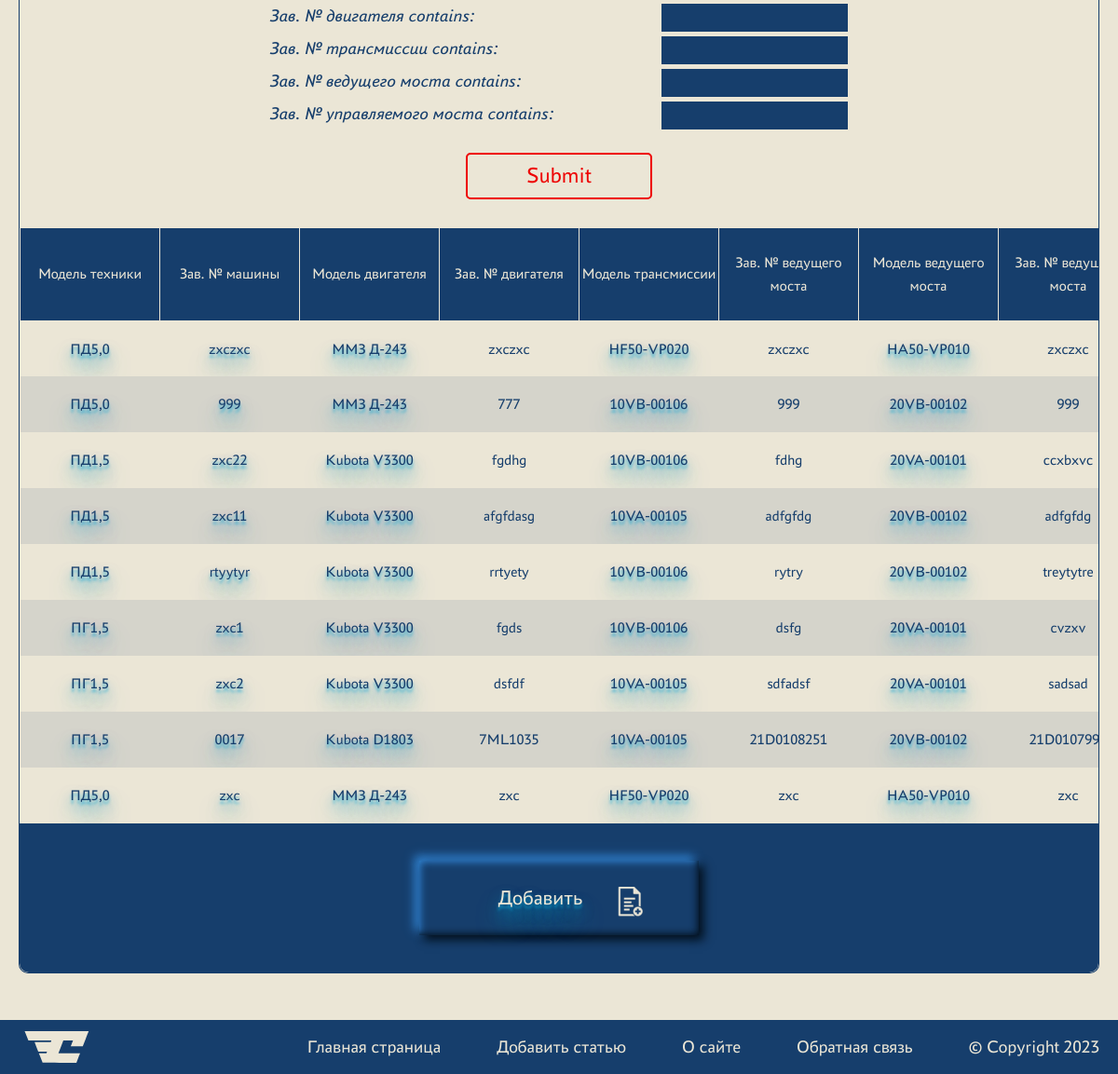
Before: /full_db_list/ (signed in, lower part) with the older database file.
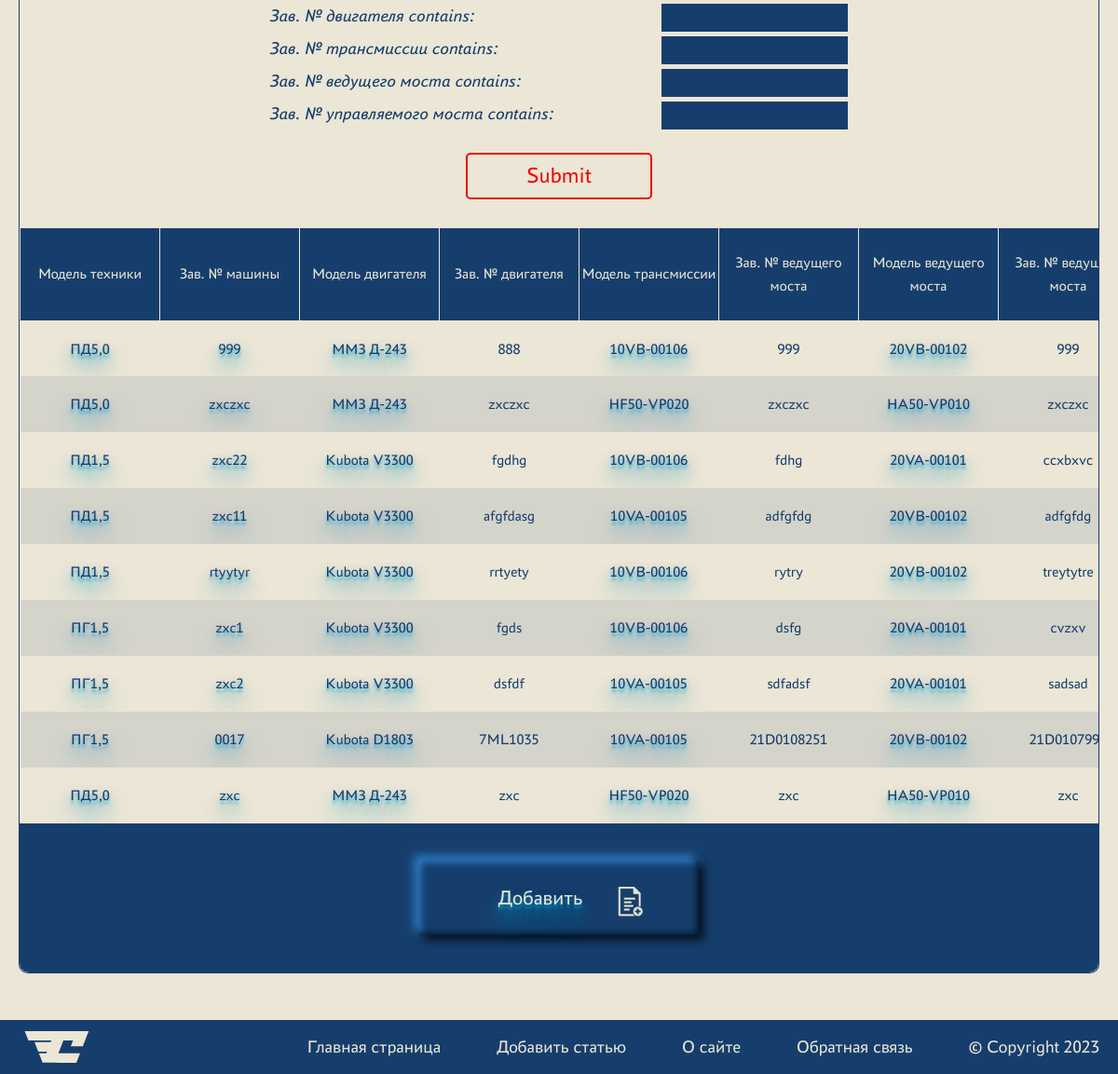
After: the same page with the newer database file.
### crm_app/models.py (models this page shows, shortened)
class Machine(models.Model):
    serialNumber = models.CharField(
        max_length=255, unique=True, verbose_name='Зав. № машины')
    modelMachine = models.ForeignKey(
        'ModelMachine', on_delete=models.CASCADE, related_name='modelMachines', verbose_name='Модель техники')
    serialNumberEngine = models.CharField(
        max_length=255, unique=True, verbose_name='Зав. № двигателя')
    modelEngine = models.ForeignKey(
        'ModelEngine', on_delete=models.CASCADE, related_name='modelEngines', verbose_name='Модель двигателя')
    serialTransmission = models.CharField(
        max_length=255, unique=True, verbose_name='Зав. № трансмиссии')
    modelTransmission = models.ForeignKey(
        'ModelTransmission', on_delete=models.CASCADE, related_name='modelTransmissions', verbose_name='Модель трансмиссии')
    serialDriveAxle = models.CharField(
        max_length=255, unique=True, verbose_name='Зав. № ведущего моста')
    modelDriveAxle = models.ForeignKey(
        'ModelDriveAxle', on_delete=models.CASCADE, related_name='modelDriveAxles', verbose_name='Модель ведущего моста')
    serialSteeringAxle = models.CharField(
        max_length=255, unique=True, verbose_name='Зав. № управляемого моста')
    modelSteeringAxle = models.ForeignKey(
        'ModelSteeringAxle', on_delete=models.CASCADE, related_name='modelSteeringAxles', verbose_name='Модель управляемого моста')
    deliveryContract = models.CharField(
        max_length=255, verbose_name='Договор поставки №, дата')
    shipmentDate = models.DateField(verbose_name='Дата отгрузки с завода')
    consignee = models.CharField(
        max_length=255, verbose_name='Грузополучатель (конечный потребитель)')
    deliveryAddress = models.CharField(
        max_length=255, verbose_name='Адрес поставки (эксплуатации)')
    additionalOptions = models.TextField(
        default='Комплектация не указана', verbose_name='Комплектация (дополнительные опции)')
    client = models.ForeignKey(
        User, on_delete=models.CASCADE, related_name='clients', verbose_name='Клиент')
    serviceCompany = models.ForeignKey(
        'ServiceCompany', on_delete=models.CASCADE, verbose_name='Сервисная компания')
    class Meta:
        verbose_name = 'Машина'
        verbose_name_plural = 'МАШИНЫ'
    def __str__(self):
        return self.serialNumber

class ModelMachine(models.Model):
    name = models.CharField(max_length=255, verbose_name='Модель')
    description = models.TextField(verbose_name='Описание')
    class Meta:
        verbose_name = 'Модель техники'
        verbose_name_plural = '_СПРАВОЧНИК_Модели техники'
    def __str__(self):
        return self.name

class ModelEngine(models.Model):
    name = models.CharField(max_length=255, verbose_name='Модель')
    description = models.TextField(verbose_name='Описание')
    class Meta:
        verbose_name = 'Модель двигателя'
        verbose_name_plural = '_СПРАВОЧНИК_Модели двигателя'
    def __str__(self):
        return self.name

class ModelTransmission(models.Model):
    name = models.CharField(max_length=255, verbose_name='Модель')
    description = models.TextField(verbose_name='Описание')
    class Meta:
        verbose_name = 'Модель трансмиссии'
        verbose_name_plural = '_СПРАВОЧНИК_Модели трансмиссии'
    def __str__(self):
        return self.name

class ModelDriveAxle(models.Model):
    name = models.CharField(max_length=255, verbose_name='Модель')
    description = models.TextField(verbose_name='Описание')
    class Meta:
        verbose_name = 'Модель ведущего моста'
        verbose_name_plural = '_СПРАВОЧНИК_Модели ведущего моста'
    def __str__(self):
        return self.name

### crm_app/views.py (the view)
# urls.py: path('full_db_list/', full_db_list, name='full_db_list'),
@login_required()
def full_db_list(request):
    filter_machines = MachineFilter(
        request.GET, queryset=Machine.objects.all().order_by('-shipmentDate'))
    filter_maintenance = MaintenanceFilter(
        request.GET, queryset=Maintenance.objects.all().order_by('-maintenanceDate'))
    filter_claims = ClaimsFilter(
        request.GET, queryset=Claims.objects.all().order_by('-breakdownDate'))
    context = {
        'filter_machines': filter_machines,
        'filter_maintenance': filter_maintenance,
        'filter_claims': filter_claims,
        'menu': menu,
        'title': "Ваша база данных"
    }
    return render(request, 'crm_app/full_db_list.html', context=context)

### crm_app/models.py (called while the page is built)
    @property
    @admin.display(description='Время простоя')
    def downtime(self):
        if (self.breakdownDate != None):
            down = self.recoverDate - self.breakdownDate
            downtime = str(down).split(' ', 1)[0] + ' дней'
            return downtime

    def __str__(self):
        return self.name

    def __str__(self):
        return self.name

    def __str__(self):
        return self.name

    def __str__(self):
        return self.name

    def __str__(self):
        return self.name

### crm_app/templates/crm_app/full_db_list.html (shortened to what this page needs)
{% extends 'crm_app/base.html' %}
{% block content %}
<div class="container">
  <br />
  <div id="General_Info" class="tabcontent">
    <form class="filter" method="get">
      <div class="filter__items">{{ filter_machines.form.as_p }}</div>
      <input type="submit" />
    </form>
    <div class="tab1">
      <table class="tab1__table">
        <tr class="tab1__row">
          <th class="tab1__head">Модель техники</th>
          <th class="tab1__head">Зав. № машины</th>
          <th class="tab1__head">Модель двигателя</th>
          <th class="tab1__head">Зав. № двигателя</th>
          <th class="tab1__head">Модель трансмиссии</th>
          <th class="tab1__head">Зав. № ведущего моста</th>
          <th class="tab1__head">Модель ведущего моста</th>
          <th class="tab1__head">Зав. № ведущего моста</th>
        </tr>
        {% for machine in filter_machines.qs %}
        <tr class="tab1__row">
          <td class="tab1__col">
            <a
              href="{% url 'directory_model_machine' machine.modelMachine_id %}"
              >{{ machine.modelMachine }}</a
            >
          </td>
          <td class="tab1__col">
            <a href="{% url 'machine' machine.pk %}"
              >{{machine.serialNumber}}</a
            >
          </td>
          <td class="tab1__col">
            <a href="{% url 'directory_model_engine' machine.modelEngine_id %}"
              >{{machine.modelEngine}}</a
            >
          </td>
          <td class="tab1__col">{{machine.serialNumberEngine}}</td>
          <td class="tab1__col">
            <a
              href="{% url 'directory_model_transmission' machine.modelTransmission_id %}"
              >{{machine.modelTransmission}}</a
            >
          </td>
          <td class="tab1__col">{{machine.serialTransmission}}</td>
          <td class="tab1__col">
            <a
              href="{% url 'directory_model_drive_axle' machine.modelDriveAxle_id %}"
              >{{machine.modelDriveAxle}}</a
            >
          </td>
          <td class="tab1__col">{{machine.serialDriveAxle}}</td>
        </tr>
        {% empty %}
        <div class="message">Список пуст</div>
        {% endfor %}
      </table>
    </div>
    <div class="tab__bottom">
      <a href="{% url 'add_machine' %}" class="crud__btn btn-add">Добавить</a>
    </div>
  </div>
</div>
{% endblock content %}

Changed rows visible on the page:
changed Machine (number 1 of 9 on the later page): serialNumberEngine "777" → "888"; moves up the list
